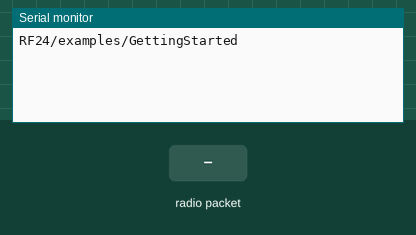
The sketch below on a simulated Arduino Uno, built with avr-gcc and run on an emulated ATmega328P. Shown: the last lines printed to the serial monitor. Inputs (shaded band) come from the test bench. No radio packets arrive unless stated.

Above: at 1.2 s.
1.3 s: radio packet "1" arrives
At 2.4 s:
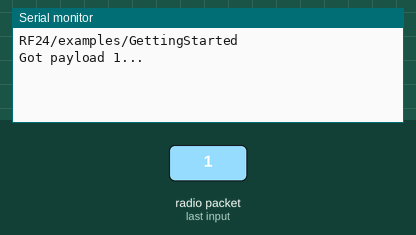
2.8 s: radio packet "0" arrives
At 3.6 s:
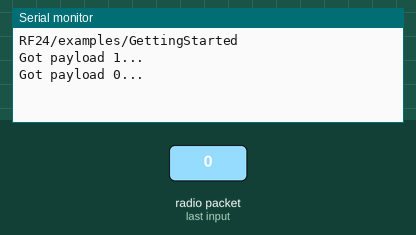
4.3 s: radio packet "2" arrives
At 4.7 s:
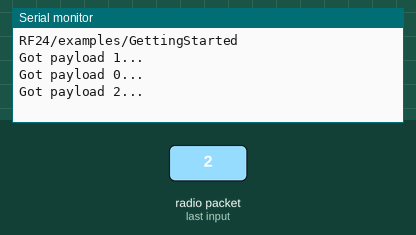

Measured:
- after the input at 1.3 s, the serial monitor: prints a new line at once (image 1)
- after the input at 2.8 s, the serial monitor: prints a new line at once (image 2)
- after the input at 4.3 s, the serial monitor: prints a new line at once (image 3)

The sketch:

receive.ino
```cpp
#include <SPI.h>
#include "nRF24L01.h"
#include "RF24.h"

RF24 radio(7,8);

const uint64_t pipes[2] = {0xF0F0F0F0E1LL, 0xF0F0F0F0D2LL};

void setup(void)
{
  Serial.begin(115200);
  Serial.println("RF24/examples/GettingStarted");

  radio.begin();
  radio.setAutoAck(false);

  radio.setRetries(15, 15);

  radio.openReadingPipe(1, pipes[0]);

  radio.startListening();
}

void loop(void)
{
  // if there is data ready
  if (radio.available())
  {
    // Dump the payloads until we've gotten everything
    const char text[32] = "";
    bool done = false;
    while (!done)
    {
      // Fetch the payload, and see if this was the last one.
      done = radio.read(&text, sizeof(text));

      // Spew it
      Serial.print("Got payload ");
      Serial.print(text);
      Serial.println("...");

      delay(20);
    }
  }
}
```
